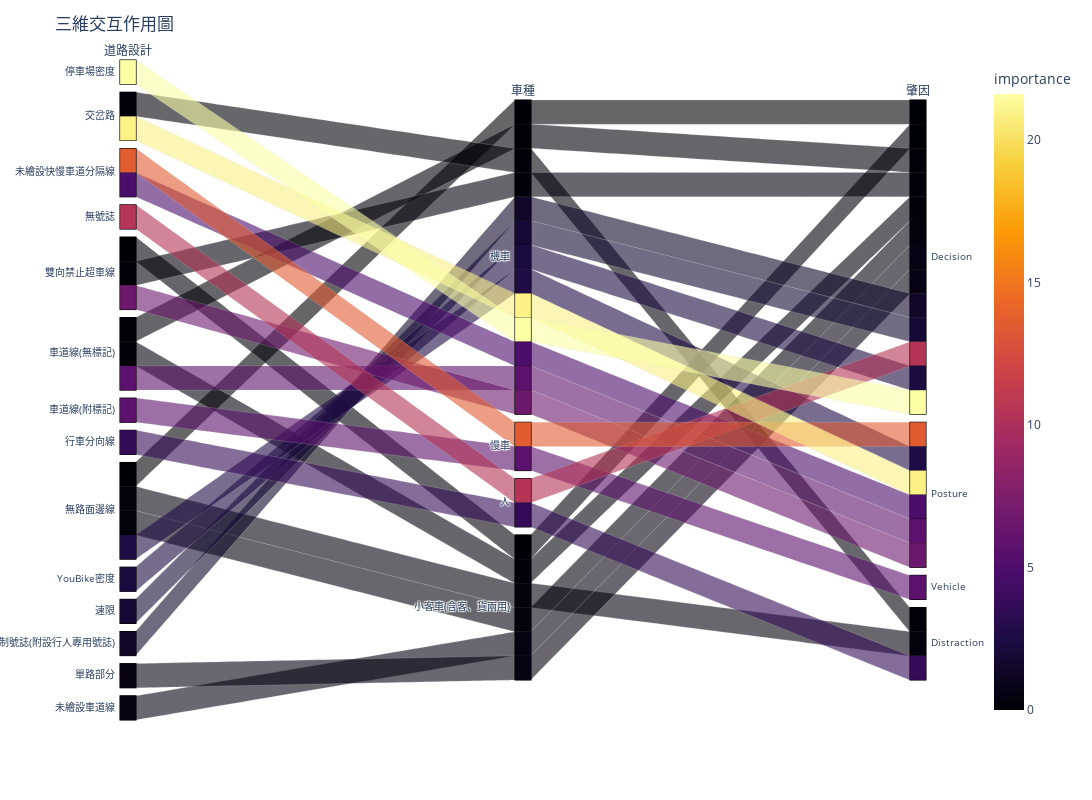

Here is the notebook cell this chart was saved with:
### Code cell
import plotly.express as px

df_3 = df[df['Dimension'] == 3].head(30)
df_plot = df_3.copy()

df_plot = df_plot.sort_values('importance', ascending=False)
fig_parcats = px.parallel_categories(
    df_plot, 
    dimensions=['Road', 'Vehicle', 'Person'],
    color="importance",
    color_continuous_scale=px.colors.sequential.Inferno,
    labels={'Road':'道路設計', 'Vehicle':'車種', 'Person':'肇因'},
    range_color=[global_min, global_max]
)

fig_parcats.update_layout(
    title="三維交互作用圖",
    height=800,
    width=1500
)

fig_parcats.show()

### Figure 1 — Plotly figure (JSON) as saved in the notebook; plotly's stock layout.template omitted (floating-point values rounded to 4 significant figures)
{"data": [{"dimensions": [{"label": "道路設計", "values": ["停車場密度", "交岔路", "未繪設快慢車道分隔線", "無號誌", "雙向禁止超車線", "車道線(無標記)", "車道線(附標記)", "未繪設快慢車道分隔線", "行車分向線", "無路面邊線", "YouBike密度", "速限", "行車管制號誌(附設行人專用號誌)", "單路部分", "未繪設車道線", "無路面邊線", "無路面邊線", "車道線(無標記)", "雙向禁止超車線", "交岔路", "車道線(無標記)", "雙向禁止超車線", "無路面邊線"]}, {"label": "車種", "values": ["機車", "機車", "慢車", "人", "機車", "機車", "慢車", "機車", "人", "機車", "機車", "機車", "機車", "小客車(含客、貨兩用)", "小客車(含客、貨兩用)", "小客車(含客、貨兩用)", "小客車(含客、貨兩用)", "小客車(含客、貨兩用)", "機車", "機車", "機車", "小客車(含客、貨兩用)", "機車"]}, {"label": "肇因", "values": ["Decision", "Posture", "Posture", "Decision", "Posture", "Posture", "Vehicle", "Posture", "Distraction", "Posture", "Decision", "Decision", "Decision", "Decision", "Decision", "Decision", "Distraction", "Decision", "Decision", "Distraction", "Decision", "Decision", "Decision"]}], "domain": {"x": [0, 1], "y": [0, 1]}, "line": {"color": [21.61, 20.89, 13.55, 10.53, 6.594, 5.744, 5.674, 4.912, 3.715, 2.603, 2.378, 1.91, 1.454, 0.6056, 0.582, 0.3486, 0.3341, 0.2516, 0.2179, 0.1879, 0.1105, 0.0996, 0.09532], "coloraxis": "coloraxis"}, "name": "", "type": "parcats"}], "layout": {"coloraxis": {"cmax": 21.61, "cmin": 0, "colorbar": {"title": {"text": "importance"}}, "colorscale": [[0, "#000004"], [0.1111, "#1b0c41"], [0.2222, "#4a0c6b"], [0.3333, "#781c6d"], [0.4444, "#a52c60"], [0.5556, "#cf4446"], [0.6667, "#ed6925"], [0.7778, "#fb9b06"], [0.8889, "#f7d13d"], [1, "#fcffa4"]]}, "height": 800, "legend": {"tracegroupgap": 0}, "margin": {"t": 60}, "title": {"text": "三維交互作用圖"}, "width": 1500}}
